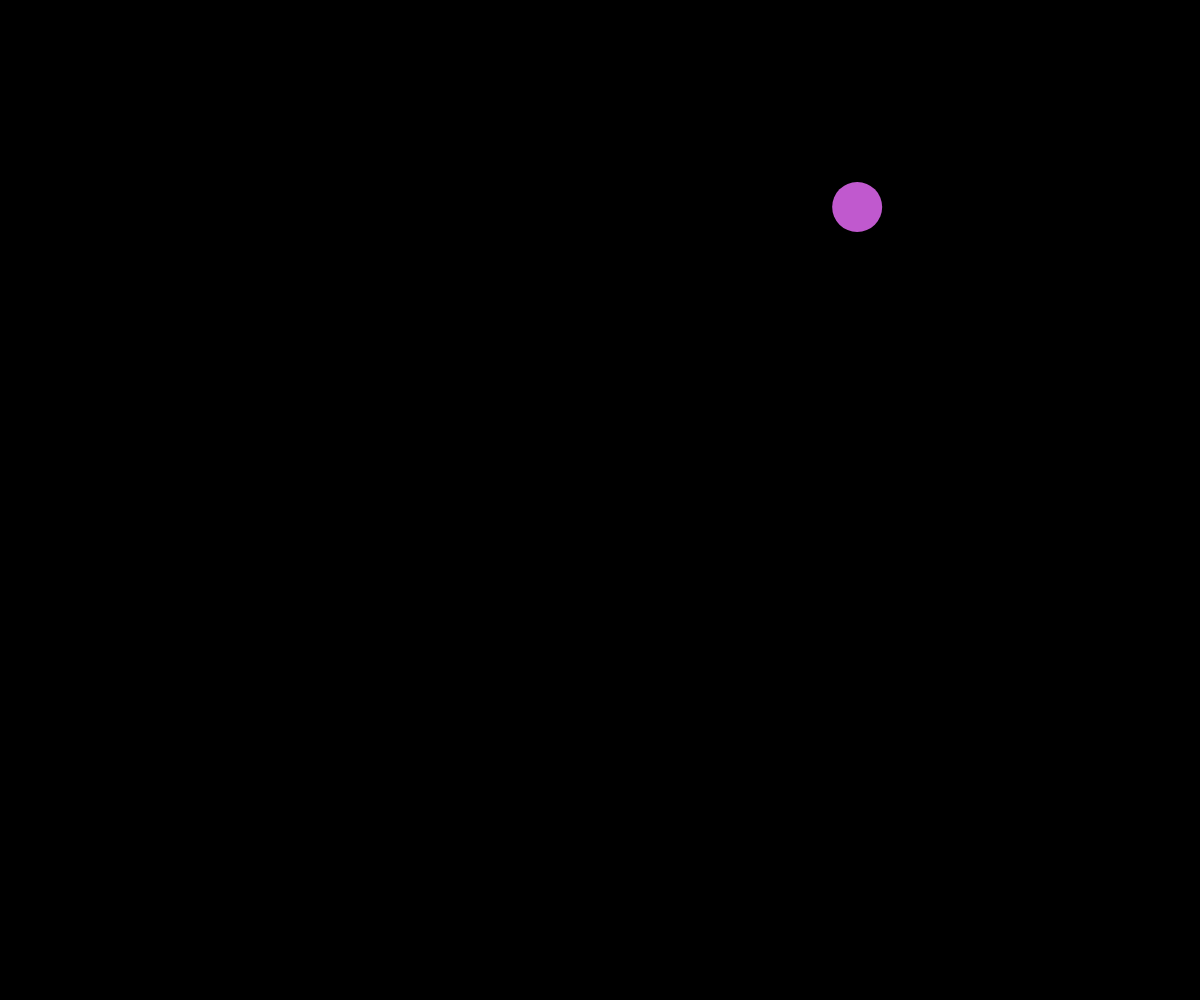
Frame 1 (no input)
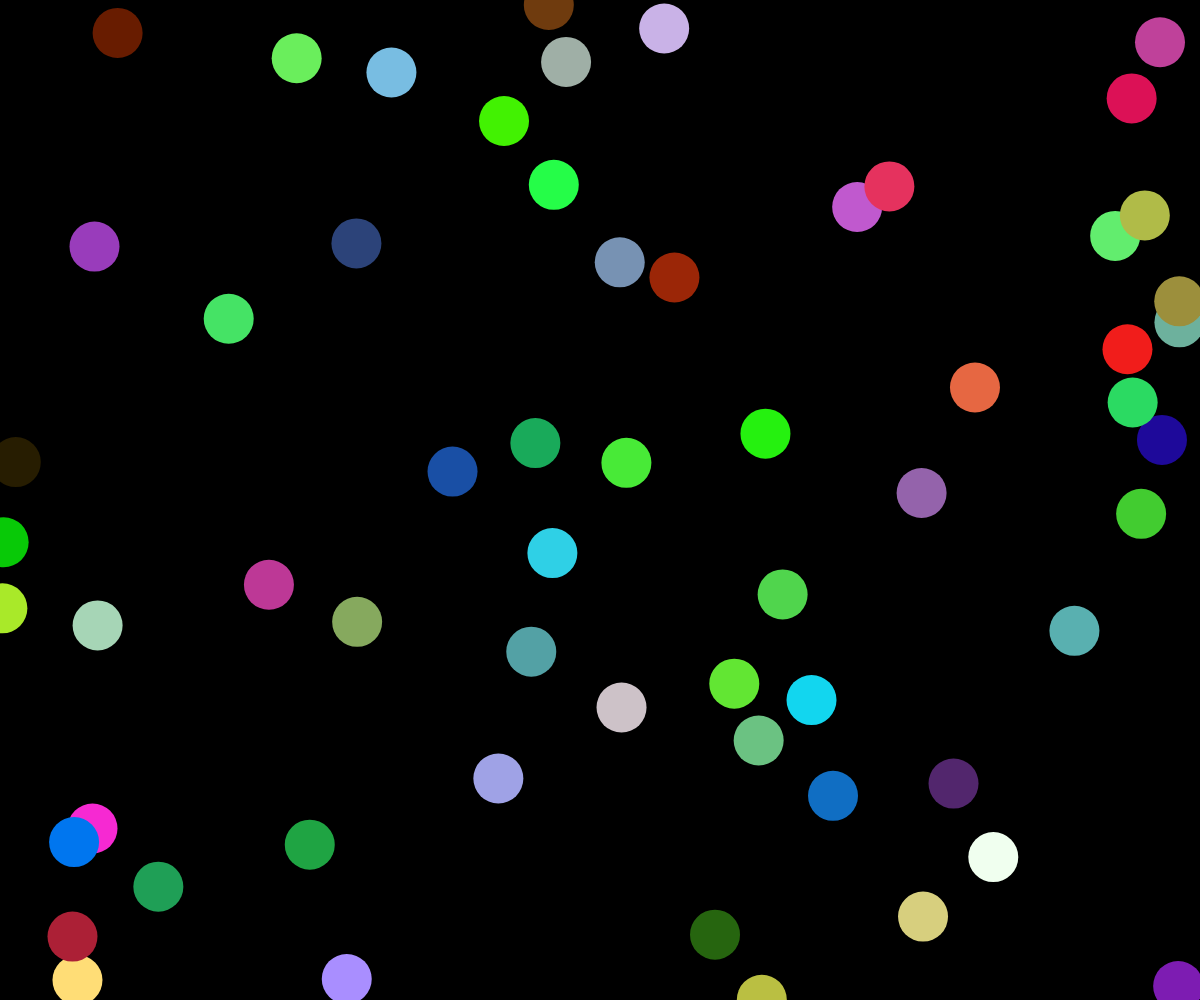
Frame 60 (no input)
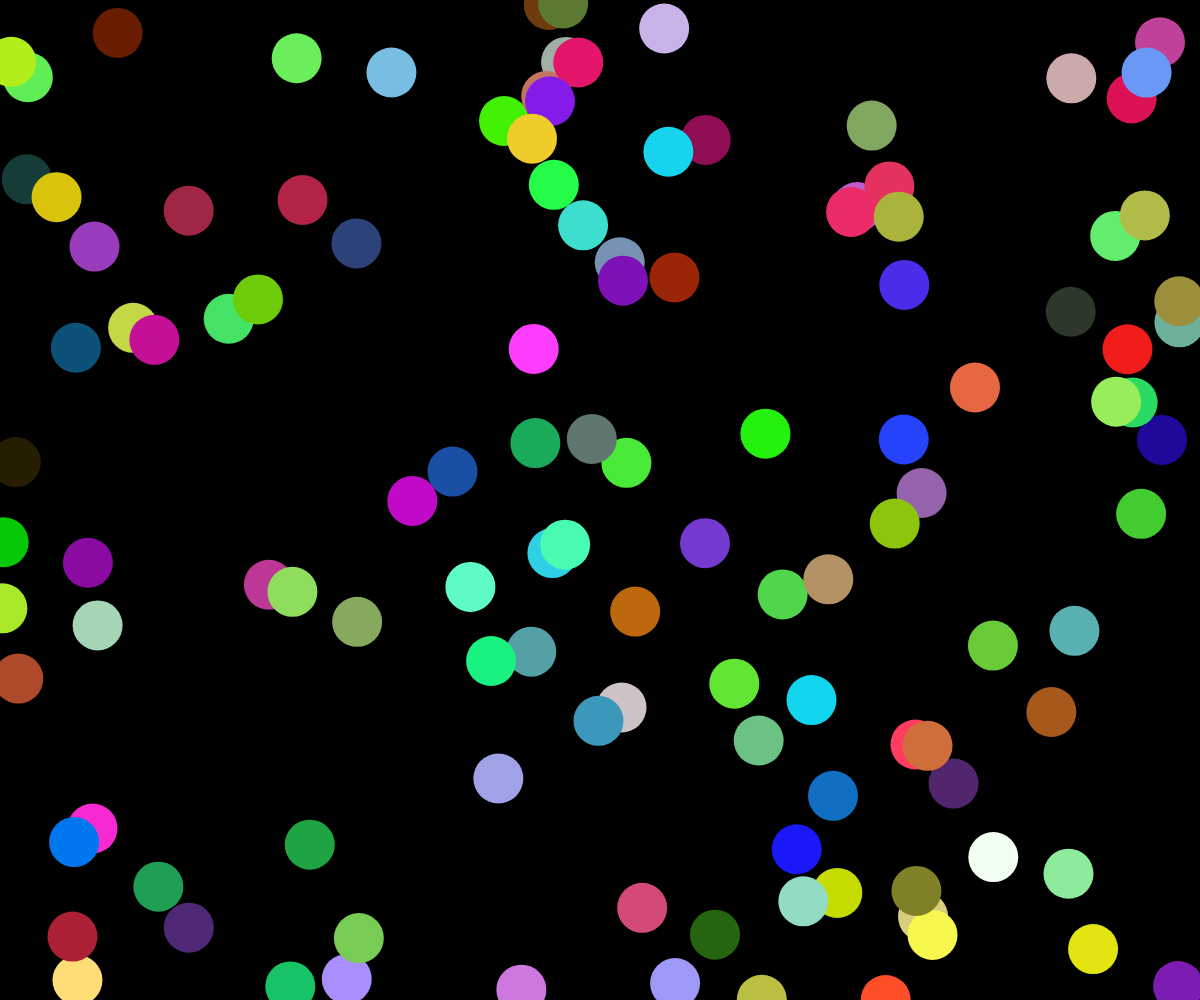
Frame 120 (the mouse pressed at the canvas centre since frame 60)

The p5.js sketch that drew these frames (run headless with seeded random() and noise() and a simulated clock; from frame 60 on, the mouse is pressed at the canvas centre):

// p5.js sketch
// ── sketch.js
let circleX;
let circleY;

function setup() {
  createCanvas(windowWidth, windowHeight);
  background(0);
  noStroke();
  frameRate(60);
}

function draw(){
  // TODO: Set the elliipse's x position to be a random position
  circleX = random(0, width);

  // TODO: Set the elliipse's y position to be a random position
  circleY = random(0, height);

  // TODO: Set the fill to be a random value between white and black
  fill(random(256), random(256), random(256)); 

  // TODO: Create an ellipse with defined variables passed in
  ellipse(circleX, circleY, 50, 50);
}
